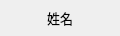
<?xml version="1.0" encoding="UTF-8"?>
<ui version="4.0">
 <class>EmployeeRow</class>
 <widget class="QDialog" name="EmployeeRow">
  <property name="geometry">
   <rect>
    <x>0</x>
    <y>0</y>
    <width>120</width>
    <height>36</height>
   </rect>
  </property>
  <property name="font">
   <font>
    <family>微软雅黑</family>
   </font>
  </property>
  <property name="windowTitle">
   <string>Dialog</string>
  </property>
  <property name="styleSheet">
   <string notr="true"/>
  </property>
  <widget class="QLabel" name="name">
   <property name="geometry">
    <rect>
     <x>0</x>
     <y>0</y>
     <width>120</width>
     <height>36</height>
    </rect>
   </property>
   <property name="font">
    <font>
     <family>微软雅黑</family>
     <pointsize>10</pointsize>
    </font>
   </property>
   <property name="text">
    <string>姓名</string>
   </property>
   <property name="alignment">
    <set>Qt::AlignCenter</set>
   </property>
  </widget>
 </widget>
 <resources/>
 <connections/>
</ui>
